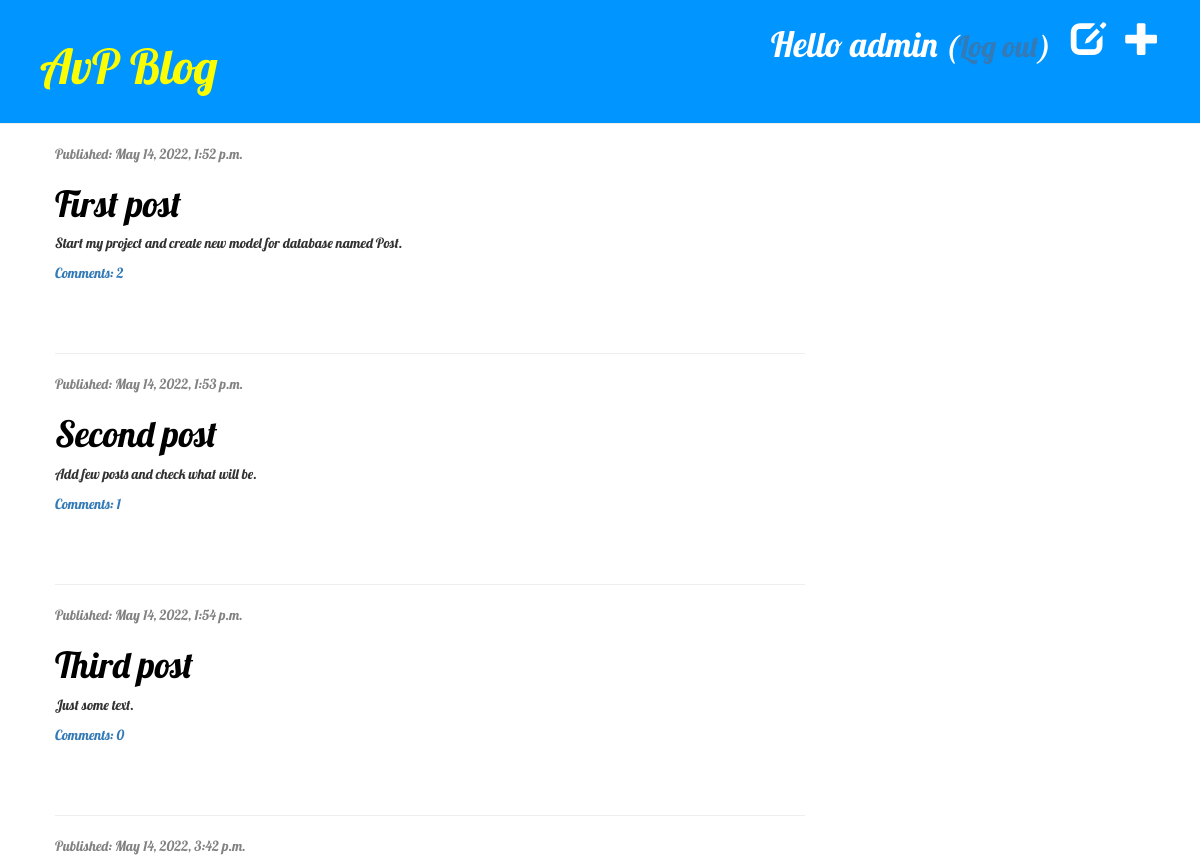
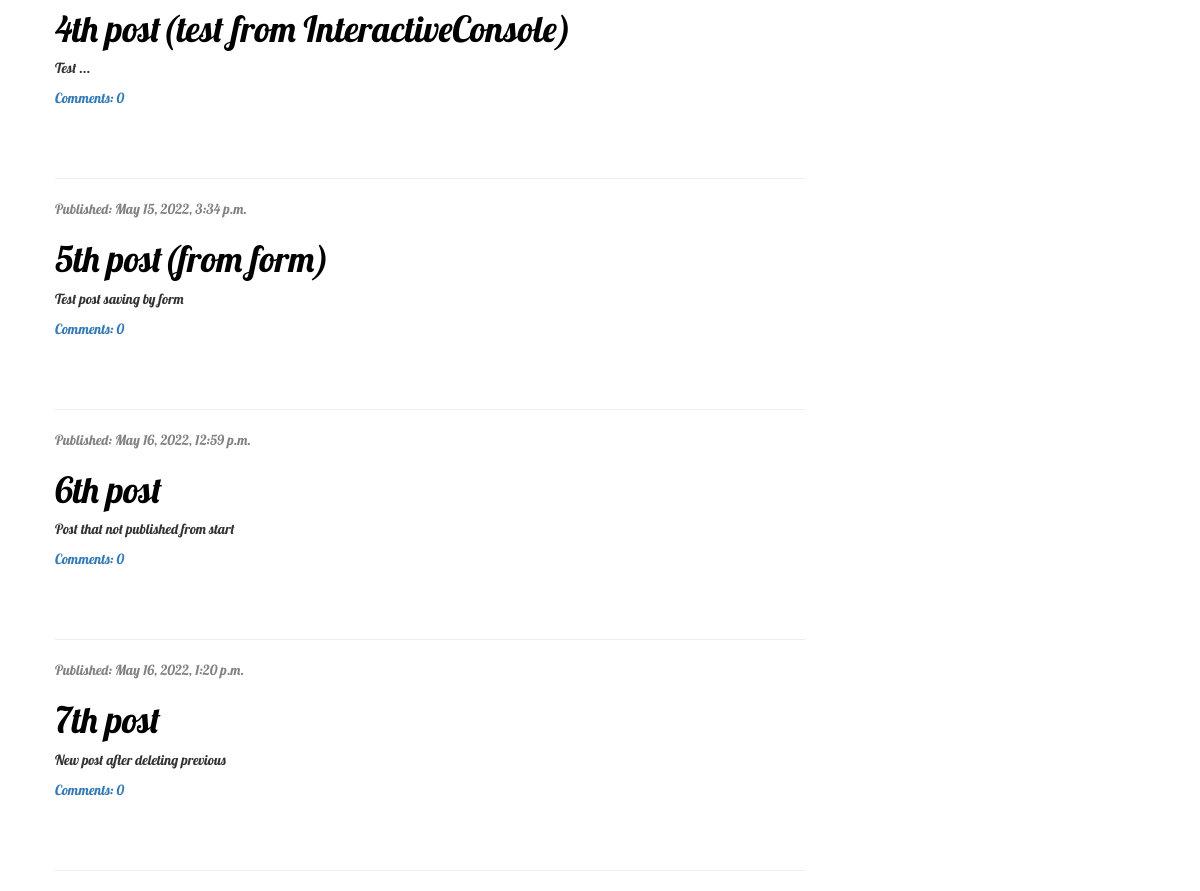
The app's page / (signed in) with its own data (2 pictures, top to bottom).
### blog/models.py (models this page shows, shortened)
class Post(models.Model):
    author = models.ForeignKey(settings.AUTH_USER_MODEL, on_delete=models.CASCADE)
    title = models.CharField(max_length=200)
    text = models.TextField()
    created_date = models.DateTimeField(default=timezone.now)
    published_date = models.DateTimeField(blank=True, null=True)

### blog/views.py (the view)
# urls.py: path('', post_list, name='post_list'),
def post_list(request):
    posts: Post = Post.objects.filter(published_date__lte=timezone.now()).order_by('published_date')
    return render(request, 'blog/post_list.html', {'posts': posts})

### blog/templates/blog/post_list.html
{% extends 'blog/base.html' %}
    {% block content %}
        {% for post in posts %}
            <div class="post">
                <div class="date">
                    <p>Published: {{ post.published_date }}</p>
                </div>
                <h1><a href="{% url 'post_detail' pk=post.pk %}">{{ post.title }}</a></h1>
                <p>{{ post.text|linebreaksbr }}</p>
                <a href="{% url 'post_detail' pk=post.pk %}">Comments: {{ post.comments.count }}</a>
            </div>
            <hr>
        {% endfor %}
    {% endblock %}

### blog/templates/blog/base.html (shortened to what this page needs)
{% load static %}
<html lang="en">
    <head>
        <link rel="stylesheet" href="//maxcdn.bootstrapcdn.com/bootstrap/3.2.0/css/bootstrap.min.css">
        <link rel="stylesheet" href="//maxcdn.bootstrapcdn.com/bootstrap/3.2.0/css/bootstrap-theme.min.css">
        <link rel="stylesheet" href="{% static 'css/blog.css' %}">
    </head>
        <body>
            <div class="page-header">
                {% if user.is_authenticated %}
                    <a href="{% url 'post_new' %}" class="top-menu"><span class="glyphicon glyphicon-plus"></span></a>
                    <a href="{% url 'post_draft_list' %}" class="top-menu"><span class="glyphicon glyphicon-edit"></span></a>
                    <p class="top-menu">Hello {{ user.username }} <small>(<a href="{% url 'logout' %}">Log out</a>)</small></p>
                {% else %}
                    <a href="{% url 'login' %}" class="top-menu"><span class="glyphicon glyphicon-user"></span></a>
                {% endif %}
                <h1><a href="{% url 'post_list' %}">AvP Blog</a> </h1>
            </div>
            <div class="content container">
                <div class="row">
                    <div class="col-md-8">
                    {% block content %}
                    {% endblock %}
                    </div>
                </div>
            </div>
        </body>
</html>

### blog/static/css/blog.css (style rules this page uses)
h1 a { color: #FCA205; }
body { font-family: 'Lobster'; }
.page-header { background-color: #0095ff; margin-top: 0; padding: 20px 20px 20px 40px; }
.page-header h1, .page-header h1 a, .page-header h1 a:visited, .page-header h1 a:active { color: #fbfd01; font-size: 36pt; text-decoration: none; }
.content { margin-left: 40px; }
h1, h2, h3, h4 { font-family: 'Lobster'; }
.date { color: #828282; }
.top-menu, .top-menu:hover, .top-menu:visited { color: #ffffff; float: right; font-size: 26pt; margin-right: 20px; }
.post { margin-bottom: 70px; }
.post h1 a, .post h1 a:visited { color: #000000; }

### records on screen
Post: published_date "May 14, 2022, 1:52 p.m.", title "First post", text "Start my project and create new model for database named Post.", comments.count "2"
Post: published_date "May 14, 2022, 1:53 p.m.", title "Second post", text "Add few posts and check what will be.", comments.count "1"
Post: published_date "May 14, 2022, 1:54 p.m.", title "Third post", text "Just some text.", comments.count "0"
Post: published_date "May 14, 2022, 3:42 p.m.", title "4th post(test from InteractiveConsole)", text "Test ...", comments.count "0"
Post: published_date "May 15, 2022, 3:34 p.m.", title "5th post(from form)", text "Test post saving by form", comments.count "0"
Post: published_date "May 16, 2022, 12:59 p.m.", title "6th post", text "Post that not published from start", comments.count "0"
Post: published_date "May 16, 2022, 1:20 p.m.", title "7th post", text "New post after deleting previous", comments.count "0"

### other values on screen
{{ user.username }} "admin"
